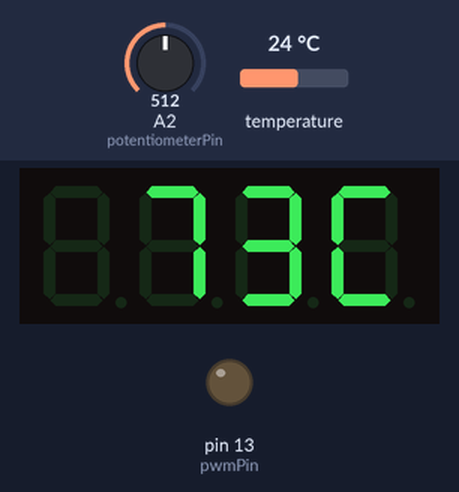
Simulated run of this program. Board: Arduino Nano, built with avr-gcc and run on an emulated ATmega328P. Shown: 4-digit seven-segment display, output pins drawn as LEDs (lit = HIGH). Inputs (shaded band) come from the test bench; at power-on: temperature 24 °C, A2 (potentiometerPin) = 512.

Above: at 1.9 s.
2.0 s: temperature set to 12 °C
At 3.1 s:
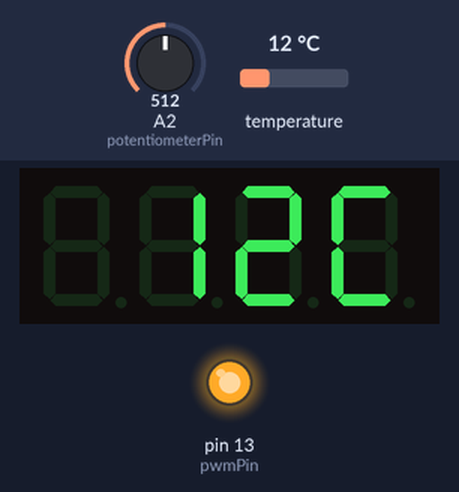
4.0 s: A2 (potentiometerPin) set to 716
At 4.8 s:
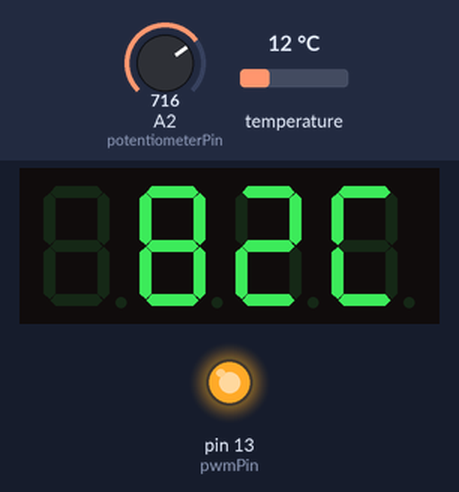
7.1 s: temperature set to 41 °C
At 7.78 s:
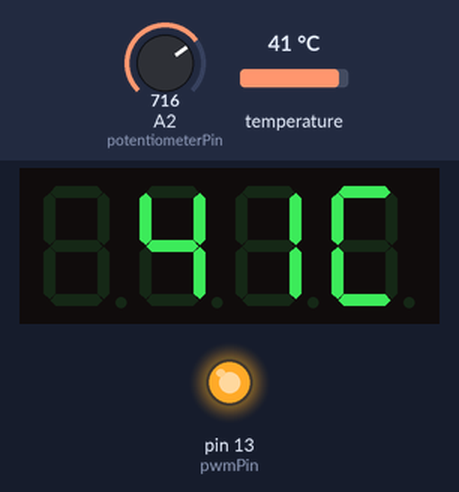
9.5 s: A2 (potentiometerPin) set to 900
At 10.2 s:
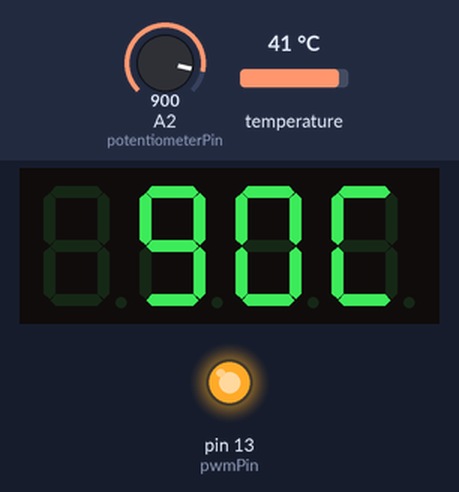
12.6 s: temperature set to 19 °C
At 13.4 s:
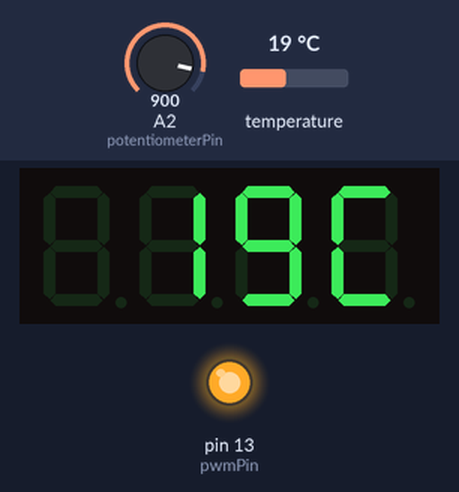
14.5 s: A2 (potentiometerPin) set to 306
At 15.2 s:
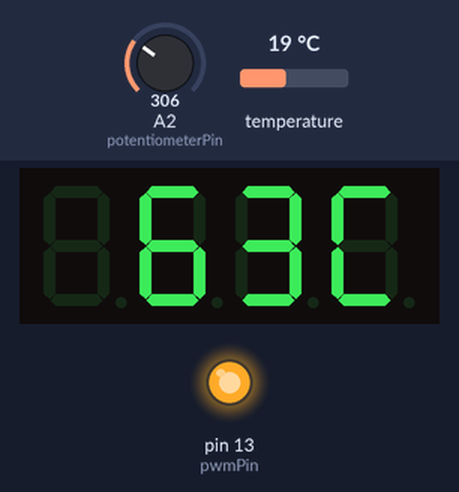
Timing chart, 0 to 18.6 s (numbered marks = the images above; inputs shaded):
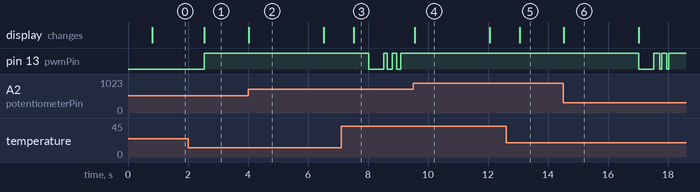

The program:

main.cpp
```cpp
#include <Arduino.h>
#include <OneWire.h>
#include <DallasTemperature.h>
#include <TM1637Display.h>
#include "PidController.hpp"
#include "PwmGenerator.hpp"
#include "Potentiometer.hpp"

namespace
{
    enum class State
    {
        Regulating,
        Setting
    };

    constexpr auto displayClkPin = A0;
    constexpr auto displayDioPin = A1;

    constexpr auto potentiometerPin = A2;

    constexpr auto oneWirePin = 2;

    constexpr auto pwmPin = 13;
    constexpr auto pwmFrequencyHz = 4;

    constexpr auto minTemperature = 50;
    constexpr auto maxTemperature = 96;

    constexpr auto settingStateTimeoutMs = 2500;

    const PidController::Settings pidSettings = {
        .outputMin = 0.0f,
        .outputMax = 100.0f,
        .sampleRateHz = 2,
        .kp = 5.8f,
        .ki = 0.015f,
        .kd = 38.0f,
        .dAlpha = 0.25f
    };

    State state = State::Setting;
    uint32_t lastValueChangeMs = 0;

    float tempMeasured;
    float pidOutputPwm;
    float tempSetpoint;

    TM1637Display display(displayClkPin, displayDioPin);
    Potentiometer pot(potentiometerPin);
    OneWire oneWire(oneWirePin);
    DallasTemperature sensor(&oneWire);
    PwmGenerator pwm(pwmPin, pwmFrequencyHz);
    PidController pid(tempMeasured, pidOutputPwm, tempSetpoint, pidSettings);

    void onPotentiometerValueChange(int16_t value)
    {
        state = State::Setting;
        lastValueChangeMs = millis();
    }

    float potValueToTemperature(int16_t potValue)
    {
        return static_cast<float>(map(potValue, Potentiometer::minAdcValue, Potentiometer::maxAdcValue, minTemperature, maxTemperature));
    }

    void displayNumber(int number)
    {
        display.showNumberDec(number, false, 3, 0);
    }
}

void setup()
{
    sensor.begin();
    sensor.requestTemperaturesByIndex(0);
    tempMeasured = sensor.getTempCByIndex(0);
    sensor.setWaitForConversion(false);

    pot.update();
    tempSetpoint = potValueToTemperature(pot.getValue());
    pot.setOnChangeCallback(onPotentiometerValueChange);

    const uint8_t symbolC = SEG_A | SEG_D | SEG_E | SEG_F;
    display.setBrightness(4);
    display.setSegments(&symbolC, 1, 3);
}

void loop()
{
    pot.update();

    switch (state) {
        case State::Regulating:
            if (pid.update()) { // TODO this is ugly, but I still haven't fixed it
                tempMeasured = sensor.getTempCByIndex(0);
                sensor.requestTemperaturesByIndex(0);
                displayNumber(round(tempMeasured));
            }
            pwm.setPwm(static_cast<uint8_t>(pidOutputPwm));
            pwm.update();
            break;

        case State::Setting:
            tempSetpoint = potValueToTemperature(pot.getValue());
            displayNumber(static_cast<int>(tempSetpoint));
            if ((millis() - lastValueChangeMs) >= settingStateTimeoutMs) {
                state = State::Regulating;
            }
            break;

        default:
            break;
    }
}
```

Measured:
- after the input at 2.0 s, the display: changes after 0.53 s (image 1)
- after the input at 4.0 s, the display: changes at once (image 2)
- after the input at 7.1 s, pin 13 (pwmPin): goes LOW 0.50 s, HIGH 0.11 s, LOW 0.16 s, HIGH 0.15 s, LOW 0.13 s, then HIGH, starting after 0.93 s; the display: changes after 0.43 s (image 3)
- after the input at 9.5 s, the display: changes after 0.05 s (image 4)
- after the input at 12.6 s, the display: changes after 0.47 s (image 5)
- after the input at 14.5 s, pin 13 (pwmPin): HIGH → LOW after 2.5 s, then repeats every 0.26 s: HIGH 0.20 s, LOW 0.06 s, until it stays HIGH from 18.0 s; the display: changes at once (image 6)
- what the display in image 2 shows lasts 2.5 s, from 4.0 s to 6.5 s
